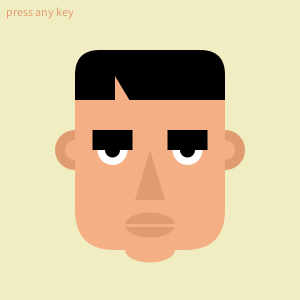
Frame 1 (no input)
Frame 60 (the mouse pressed at the canvas centre just before this capture): identical to frame 1, image omitted
Frame 120 (the mouse held since frame 60 and released just before this capture): identical to frame 1, image omitted

The Processing sketch that drew this single still picture (run headless with seeded random() and noise(); from frame 60 on, the mouse is pressed at the canvas centre):

// Processing sketch: processing_129880
// ── processing_129880.pde

// draw a parametric face
// www.taylorhokasnson.com

boolean flipFlop = false;
String keyPrompt = "press any key";
float eyeBallDiam[] = {20,40};
float pupilDiam[] = {5,20};
float eyeBrowLoc[] = {-35,-10};
float mouthWidth[] = {35,55};
float headWidth[] = {125,200};
float headHeight[] = {175,225};
float noseHeight[] = {-10,10};
float hairColor[] = {0,255,0,255,0,255};
float _hairColorR = 0;
float _hairColorG = 0;
float _hairColorB = 0;
float _eyeBallDiam = 30;
float _pupilDiam = 15;
float _eyeBrowLoc = -10;
float _mouthWidth = 50;
float _headWidth = 150;
float _headHeight = 200;
float _noseHeight;

void setup(){
  size(300, 300);
  background(240,237,194);
  textSize(12);
}

void draw(){
  makeFace();
  smooth();
  text(keyPrompt,-145,-135);
}

void keyPressed(){
  _eyeBallDiam = random(eyeBallDiam[0],eyeBallDiam[1]);
  _pupilDiam = random(pupilDiam[0],pupilDiam[1]);
  _eyeBrowLoc = random(eyeBrowLoc[0],eyeBrowLoc[1]);
  _mouthWidth = random(mouthWidth[0],mouthWidth[1]);
  _headWidth = random(headWidth[0],headWidth[1]);
  _headHeight = random(headHeight[0],headHeight[1]);
  _hairColorR = random(hairColor[0],hairColor[1]);
  _hairColorG = random(hairColor[2],hairColor[3]);
  _hairColorB = random(hairColor[4],hairColor[5]);
  
  // did this one a little different for the example
  _noseHeight = random(noseHeight[0],noseHeight[1]);
  
  keyPrompt = ("");
}

void makeFace(){
  background(240,237,194);
  noStroke();
  rectMode(CENTER);
  // this is important - changes zero location for all future coordinates
  translate(150,150);
  
  // head
  fill(224,156,112);  
  ellipse(-1 * _headWidth/2, 0, 40, 40);  
  ellipse(_headWidth/2, 0, 40, 40);
  fill(244,176,132);  
  rect(0, 0, _headWidth, _headHeight, 40); 
  ellipse(0, _headHeight/2, _headWidth/3, 25);    
  ellipse(-1 * _headWidth/2, 0, 20, 20);  
  ellipse(_headWidth/2, 0, 20, 20);
  
  // hair
  fill(_hairColorR,_hairColorG,_hairColorB);
  rect(0, -1 * _headHeight/2 + 25, _headWidth, 50, 40, 40, 0, 0);
  
  // part
  fill(244,176,132);  
  // push and pop let us apply a one-time change to the location of XY zero
  // this is useful for things like triangles that are located by multiple points in space
  pushMatrix();
  translate(-20,-1 * _headHeight/2 + 26);
  triangle(-15, 0, -15, 25, 0, 25); 
  popMatrix(); 
  
  // eyes
  fill(255);  
  ellipse(-37.5, 0, _eyeBallDiam, _eyeBallDiam);
  ellipse(37.5, 0, _eyeBallDiam, _eyeBallDiam); 
  fill(0);
  ellipse(-37.5, 0, _pupilDiam, _pupilDiam);
  ellipse(37.5, 0, _pupilDiam, _pupilDiam);
  fill(_hairColorR,_hairColorG,_hairColorB);
  rect(-37.5, _eyeBrowLoc, 40, 20);
  rect(37.5, _eyeBrowLoc, 40, 20); 
  
  // nose
  fill(224,156,112);  
  pushMatrix();
  translate(0,_noseHeight);
  triangle(0, 0, -15, 50, 15, 50); 
  popMatrix(); 
  
   // mouth
  fill(224,156,112);  
  ellipse(0, _noseHeight + 75, _mouthWidth, 25); 
  strokeWeight(3); 
  stroke(244,176,132);  
  line(-25, _noseHeight + 75, 25, _noseHeight + 75);   
}
